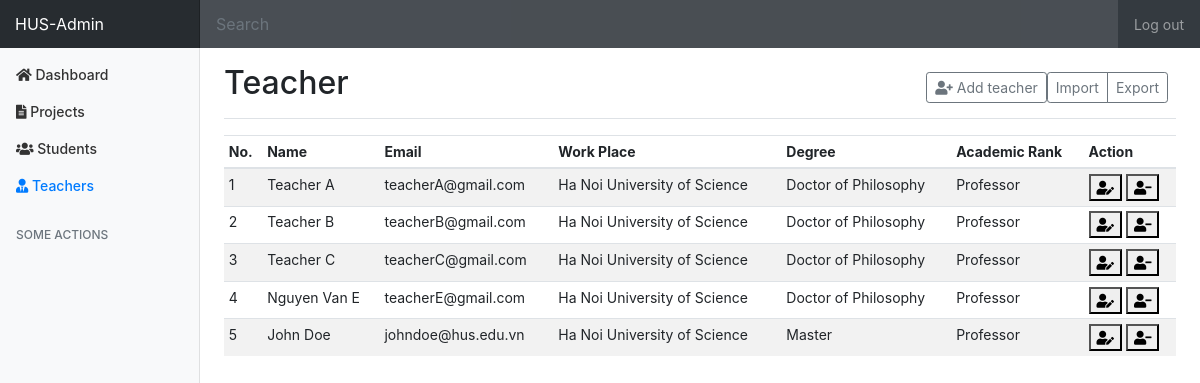
Page /admin/teachers (signed in) on the committed database.
### tables this page shows
CREATE TABLE `teacher` (
  `id` int NOT NULL AUTO_INCREMENT,
  `user_id` int NOT NULL,
  `degree` varchar(20) DEFAULT NULL,
  `work_place` varchar(50) DEFAULT NULL,
  `academic_rank` varchar(20) DEFAULT NULL,
  `branch_id` int DEFAULT NULL,
  PRIMARY KEY (`id`),
  KEY `fkIdx_212` (`user_id`),
  KEY `FK_teacher_branch` (`branch_id`),
  CONSTRAINT `FK_teacher_branch` FOREIGN KEY (`branch_id`) REFERENCES `branch` (`id`) ON DELETE CASCADE ON UPDATE CASCADE,
  CONSTRAINT `FK_user_teacher` FOREIGN KEY (`user_id`) REFERENCES `user` (`id`) ON DELETE CASCADE ON UPDATE CASCADE
);

CREATE TABLE `user` (
  `id` int NOT NULL AUTO_INCREMENT,
  `email` varchar(100) NOT NULL,
  `pass_hashed` varchar(255) NOT NULL,
  `name` varchar(100) NOT NULL,
  `phone_number` bigint NOT NULL,
  `role_id` int NOT NULL,
  `avatar` blob,
  `active` tinyint(1) DEFAULT NULL,
  PRIMARY KEY (`id`),
  KEY `fkIdx_235` (`role_id`),
  CONSTRAINT `FK_235` FOREIGN KEY (`role_id`) REFERENCES `role` (`id`)
);

### controllers/admin_controller.php (called while the page is built, shortened)
<?php
class AdminController extends BaseController
{
    private $teacherService;
    private $branchService;
    private $data;
    public function __construct()
    {
        $this->teacherService = new TeacherService();
        $this->branchService = new BranchService();
        $this->data = array();
    }
    public function renderTeacherPage($data)
    {
        $this->file = "admin/admin_teacher.php";
        $path = './views/' . $this->file;
        include_once($path);
    }
    private function getBranchData(){
        $branches = $this->branchService->getAll();
        $branches_data = array();
        for ($i = 0; $i<count($branches); $i++){
            $data = array(
                "branch_id"=>$branches[$i]->getId(),
                "branch_name"=>$branches[$i]->getName()
            );
            $branches_data[$i] = $data;
        }
        return $branches_data;
    }
    public function getTeacherData()
    {
        $teachers = $this->teacherService->getAll();
        $teacher_data = array();
        $i = 0;
        foreach ($teachers as $teacher) {
            if($teacher->getActive() == '1'){
                $data = array(
                    'work_place' => $teacher->getWorkPlace(),
                    'email' => $teacher->getEmail(),
                    'name' => $teacher->getName(),
                    'degree'=> $teacher->getDegree(),
                    'academic_rank'=>$teacher->getAcademicRank()
                );
                $teacher_data[$i] = $data;
                $i++;
            }
        }
        $this->data['branches'] = $this->getBranchData();
        $this->data['teachers'] = $teacher_data;
        return $this->data;
    }
}

### index.php (called while the page is built, shortened)
<?php
$router = new Router();
$router->add_route('/', function () {
    header('location: /library');
});
$router->add_route('/library', function () {
    require_once("controllers/library_controller.php");
    $library_controller = new LibraryController();
    $library_controller->render($library_controller->getData());
});
$router->add_route('/library/search', function () {
    require_once("controllers/library_controller.php");
    $library_controller = new LibraryController();
    if ($_SERVER["REQUEST_METHOD"] == 'POST') {
        $library_controller->render($library_controller->search());
    } else {
        header("location: /library");
    }
});
$router->add_route('/teacher', function () {
    require_once("controllers/teacher_controller.php");
    $teacher_controller = new TeacherController();
    $teacher_controller->render("");
});
$router->add_route('/student', function () {
    require_once("controllers/student_controller.php");
    $student_controller = new StudentController();
    $student_controller->render("");
});
$router->add_route('/student/signup', function () {
    require_once("controllers/student_controller.php");
    $student_controller = new StudentController();
    $student_controller->renderSignupPage($student_controller->getSignUpData());
});
$router->add_route('/student/addproject', function () {
    require_once("controllers/student_controller.php");
    $student_controller = new StudentController();
    $student_controller->addProject();
});
$router->add_route('/login', function () {
    require_once("controllers/user_controller.php");
    $user_controller = new UserController();
    if ($_SERVER["REQUEST_METHOD"] == 'GET') {
        $user_controller->render("");
    } else {
        $user_controller->login();
    }
});
$router->add_route('/logout', function () {
    unset($_SESSION['user']);
    session_destroy();
    header('location: /login');
});
$router->add_route('/test', function () {
    include_once("./test.php");
});
$router->add_route("/admin", function () {
    require_once("controllers/admin_controller.php");
    $admin_controller = new AdminController();
    $admin_controller->render($admin_controller->getDashBoardData());
});
$router->add_route("/admin/students", function () {
    require_once("controllers/admin_controller.php");
    $admin_controller = new AdminController();
    $admin_controller->renderStudentPage($admin_controller->getStudentData());
});
$router->add_route("/admin/students/add", function () {
    require_once("controllers/admin_controller.php");
    $admin_controller = new AdminController();
    $admin_controller->addStudent();
});
$router->add_route("/admin/students/update", function () {
    require_once("controllers/admin_controller.php");
    $admin_controller = new AdminController();
    $admin_controller->updateStudent();
});
$router->add_route("/admin/students/delete", function () {
    require_once("controllers/admin_controller.php");
    $admin_controller = new AdminController();
    $admin_controller->deleteStudent();
});
$router->add_route("/admin/teachers", function () {
    require_once("controllers/admin_controller.php");
    $admin_controller = new AdminController();
    $admin_controller->renderTeacherPage($admin_controller->getTeacherData());
});
$router->add_route("/admin/teachers/add", function () {
    require_once("controllers/admin_controller.php");
    $admin_controller = new AdminController();
    $admin_controller->addTeacher();
});
$router->add_route("/admin/teachers/update", function () {
    require_once("controllers/admin_controller.php");
    $admin_controller = new AdminController();
    $admin_controller->updateTeacher();
});
$router->add_route("/admin/teachers/delete", function () {
    require_once("controllers/admin_controller.php");
    $admin_controller = new AdminController();
     $admin_controller->deleteTeacher();
});
$router->add_route("/admin/projects", function () {
    require_once("controllers/admin_controller.php");
    $admin_controller = new AdminController();
    $admin_controller->renderProjectPage(4);
});
$router->execute();

### models/repository/teacherDAO/TeacherDAO.php (called while the page is built, shortened)
<?php
class TeacherDAO
{
    public function getAll(): ?array
    {
        $db = DB::getInstance();
        $sql = sprintf(TeacherQuery::SELECT_ALL);
        $result = $db->query($sql);
        $rows = array();
        $i = 0;
        if ($result->num_rows > 0) {
            while ($row = $result->fetch_assoc()) {
                $rows[$i] = $row;
                $i++;
            }
            return $rows;
        } else {
            return null;
        }
    }
}

### models/service/TeacherService.php (called while the page is built, shortened)
<?php
require_once('./models/repository/teacherDAO/TeacherDAO.php');
class TeacherService
{
    private $teacherDAO;
    public function __construct()
    {
        $this->teacherDAO = new TeacherDAO();
    }
    public function getAll()
    {
        $results = $this->teacherDAO->getAll();
        $teachers = array();
        $i = 0;
        if ($results) {
            foreach ($results as $result){
                $teacher = new Teacher($result['id'], $result["degree"], $result["academic_rank"], $result["work_place"], $result["user_id"], $result["email"], $result["pass_hashed"], $result["name"], $result["phone_number"], $result["role_id"], $result['active'],$result['branch_id']);
                $teachers[$i] = $teacher;
                $i++;
            }
            return $teachers;
        } else {
            return null;
        }
    }
}

### views/admin/admin_teacher.php (the view, shortened to what this page needs)
<!doctype html>
<html lang="en">
<head>
    <link rel="stylesheet" href="https://maxcdn.bootstrapcdn.com/bootstrap/4.0.0/css/bootstrap.min.css"
>
    <link href="/assets/css/admin-style.css" rel="stylesheet">
    <link rel="stylesheet" href="https://cdnjs.cloudflare.com/ajax/libs/font-awesome/5.15.1/css/all.min.css">
</head>
<body>
<nav class="navbar navbar-dark sticky-top bg-dark flex-md-nowrap p-0">
    <a class="navbar-brand col-sm-3 col-md-2 mr-0" href="#">HUS-Admin</a>
    <input class="form-control form-control-dark w-100" type="text" placeholder="Search" aria-label="Search"
           id='search-field' onkeyup="search('teacher')">
    <ul class="navbar-nav px-3">
        <li class="nav-item text-nowrap">
            <a class="nav-link" href="/logout">Log out</a>
        </li>
    </ul>
</nav>
<div class="container-fluid">
    <div class="row">
        <nav class="col-md-2 d-none d-md-block bg-light sidebar">
            <div class="sidebar-sticky">
                <ul class="nav flex-column">
                    <li class="nav-item">
                        <a class="nav-link" href="/admin">
                            <i class="fas fa-home"></i>
                            <span>Dashboard</span>
                        </a>
                    </li>
                    <li class="nav-item">
                        <a class="nav-link" href="/admin/projects">
                            <i class="fas fa-file-alt"></i>
                            <span>Projects</span>
                        </a>
                    </li>
                    <li class="nav-item">
                        <a class="nav-link" href="/admin/students">
                            <i class="fas fa-users"></i>
                            <span>Students</span>
                        </a>
                    </li>
                    <li class="nav-item">
                        <a class="nav-link active" href="#">
                            <i class="fas fa-user-tie"></i>
                            <span>Teachers</span>
                        </a>
                    </li>
                </ul>
                <h6 class="sidebar-heading d-flex justify-content-between align-items-center px-3 mt-4 mb-1 text-muted">
                    <span>Some Actions</span>
                </h6>
            </div>
        </nav>
        <main role="main" class="col-md-9 ml-sm-auto col-lg-10 pt-3 px-4">
            <div class="d-flex justify-content-between flex-wrap flex-md-nowrap align-items-center pb-2 mb-3 border-bottom">
                <h1 class="h2">Teacher</h1>
                <div class="btn-toolbar mb-2 mb-md-0">
                    <button type="button" class="btn btn-sm btn-outline-secondary" data-toggle="modal"
                            data-target="#addTeacher">
                        <i class="fas fa-user-plus"></i>
                        Add teacher
                    </button>
                    <div class="btn-group mr-2">
                        <button class="btn btn-sm btn-outline-secondary">Import</button>
                        <button class="btn btn-sm btn-outline-secondary">Export</button>
                    </div>
                </div>
            </div>
            <div class="table-responsive">
                <table class="table table-striped table-sm" id='data-table'>
                    <thead>
                    <tr>
                        <th>No.</th>
                        <th>Name</th>
                        <th>Email</th>
                        <th>Work Place</th>
                        <th>Degree</th>
                        <th>Academic Rank</th>
                        <th>Action</th>
                    </tr>
                    </thead>
                    <tbody>
                    <?php
                    for ($i = 0; $i < count($data['teachers']); $i++) {
                        $j = $i + 1;
                        echo "<tr>
                                        <td>" . $j . "</td>
                                        <td>" . $data['teachers'][$i]['name'] . "</td>
                                        <td>" . $data['teachers'][$i]['email'] . "</td>
                                        <td>" . $data['teachers'][$i]['work_place'] . "</td>
                                        <td>" . $data['teachers'][$i]['degree'] . "</td>
                                        <td>" . $data['teachers'][$i]['academic_rank'] . "</td>
                                        <td>
                                            <button type='button' data-toggle='modal' data-target='#teacher-" . $j . "-detail'>
                                                <i class='fas fa-user-edit'></i>
                                            </button>
                                            <div class='modal fade' id='teacher-" . $j . "-detail' tabindex='-1' role='dialog' aria-labelledby='teacher-detail' aria-hidden='true'>
                                                            <form id='updateTeacher".$data['teachers'][$i]['email']."Form' action='/admin/teachers/update' method='POST'>
                                                                    <input class='form-control' name='name' value='" . $data['teachers'][$i]['name'] . "'>
                                                                    <input class='form-control' name='email' value='" . $data['teachers'][$i]['email'] . "'>
                                                                    <input class='form-control' name='work_place' value='" . $data['teachers'][$i]['work_place'] . "'>
                                                                    <input class='form-control' name='degree' value='" . $data['teachers'][$i]['degree'] . "'>
                                                                    <input class='form-control' name='academic_rank' value='" . $data['teachers'][$i]['academic_rank'] . "'>
                                                            </form>
                                                            <input type='submit' form='updateTeacher".$data['teachers'][$i]['email']."Form' class='btn btn-primary' value='Save Changes'/>
                                            </div>
                                            <button  type='button' data-toggle='modal' data-target='#teacher-" . $j . "-delete'><i class='fas fa-user-minus'></i></button>
                                             <div class='modal fade' id='teacher-" . $j . "-delete' tabindex='-1' role='dialog' aria-hidden='true'>
                                                            <h6 class='modal-title'>Are you sure to delete teacher (" . $data['teachers'][$i]['email'] . ") ?</h6>
                                                            <form id='deleteTeacher".$data['teachers'][$i]['email']."Form' action='/admin/teachers/delete' method='POST'>
                                                                <input type='hidden'  name='email' value='" . $data['teachers'][$i]['email'] . "'>
                                                            </form>
                                                            <button type='submit' form='deleteTeacher".$data['teachers'][$i]['email']."Form' class='btn btn-primary'>Confirm delete</button>
                                            </div>
                                        </td>
                                    </tr>";
                    }
                    ?>
                    </tbody>
                </table>
            </div>
        </main>
    </div>
</div>
</body>
</html>

### rows in the picture
teacher: j "1", user.name "Teacher A", user.email "teacherA@gmail.com", work_place "Ha Noi University of Science", degree "Doctor of Philosophy", academic_rank "Professor"
teacher: j "2", user.name "Teacher B", user.email "teacherB@gmail.com", work_place "Ha Noi University of Science", degree "Doctor of Philosophy", academic_rank "Professor"
teacher: j "3", user.name "Teacher C", user.email "teacherC@gmail.com", work_place "Ha Noi University of Science", degree "Doctor of Philosophy", academic_rank "Professor"
teacher: j "4", user.name "Nguyen Van E", user.email "teacherE@gmail.com", work_place "Ha Noi University of Science", degree "Doctor of Philosophy", academic_rank "Professor"
teacher: j "5", user.name "John Doe", user.email "johndoe@hus.edu.vn", work_place "Ha Noi University of Science", degree "Master", academic_rank "Professor"
